Frame 1 (no input): blank canvas, image omitted
Frame 60 (the mouse pressed at the canvas centre just before this capture): blank canvas, image omitted
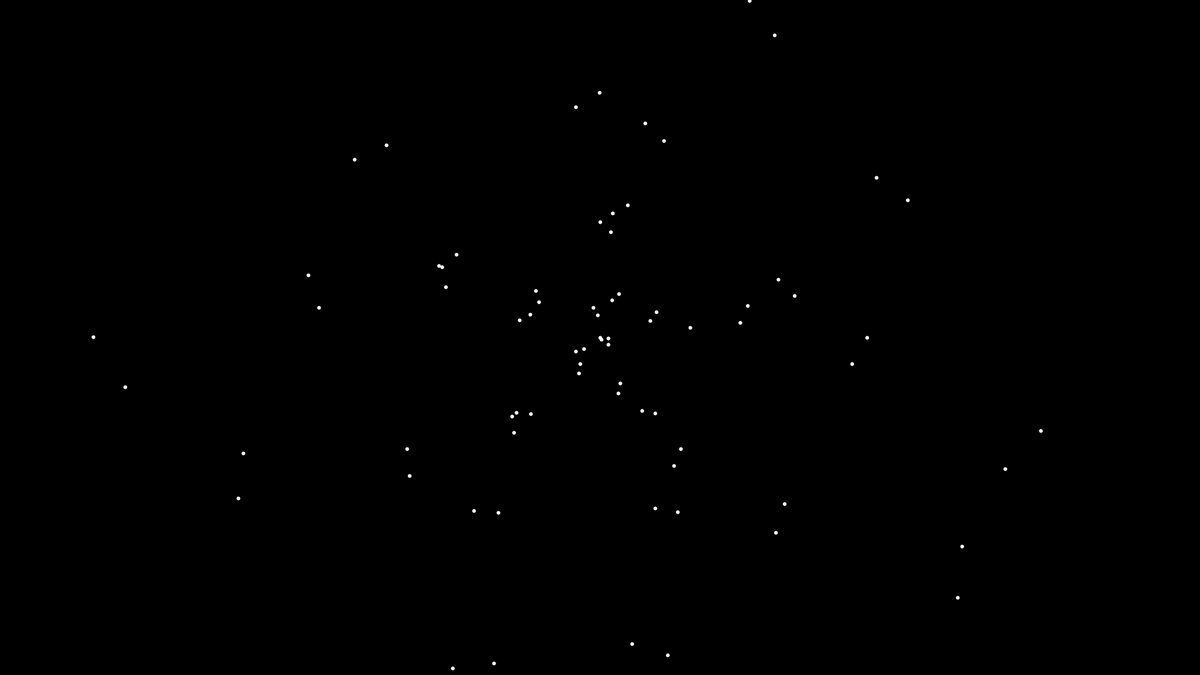
Frame 120 (the mouse held since frame 60 and released just before this capture)

The Processing sketch whose frames 1 and 60 were blank and that drew this single picture after the mouse press (run headless with seeded random() and noise(); from frame 60 on, the mouse is pressed at the canvas centre):

// Processing sketch: edgeInFlower
// ── edgeInFlower.pde
void setup(){
  size(1920,1080);
  background(0);
  fill(255);
  stroke(255);
  strokeWeight(2);
  
  
  //float theta = 0;
  //float r = 50;
  //translate(width/2, height/2);
  //for(theta=0; theta<360; theta++){
  //  r = 500 * tan(2*theta*(PI/180));
  //  float x = r * cos(theta*(PI/180)); 
  //  float y = r * sin(theta*(PI/180));
  //  //line(0,0,x,y);
  //  circle(x,y,4);
  //}
  
  frameRate(30);
}

float theta = 0;
float r = 0;

void draw(){
  translate(width/2, height/2);
  r = 500 * tan(6*theta);
  float x = r * cos(theta*(PI/180)); 
  float y = r * sin(theta*(PI/180));
  //line(0,0,x,y);
  circle(x,y,4);
  theta += 6; // PI is tangetnFillingUP --> .2
  
  println(x + ", " + y + "\t\t" + theta);
}
